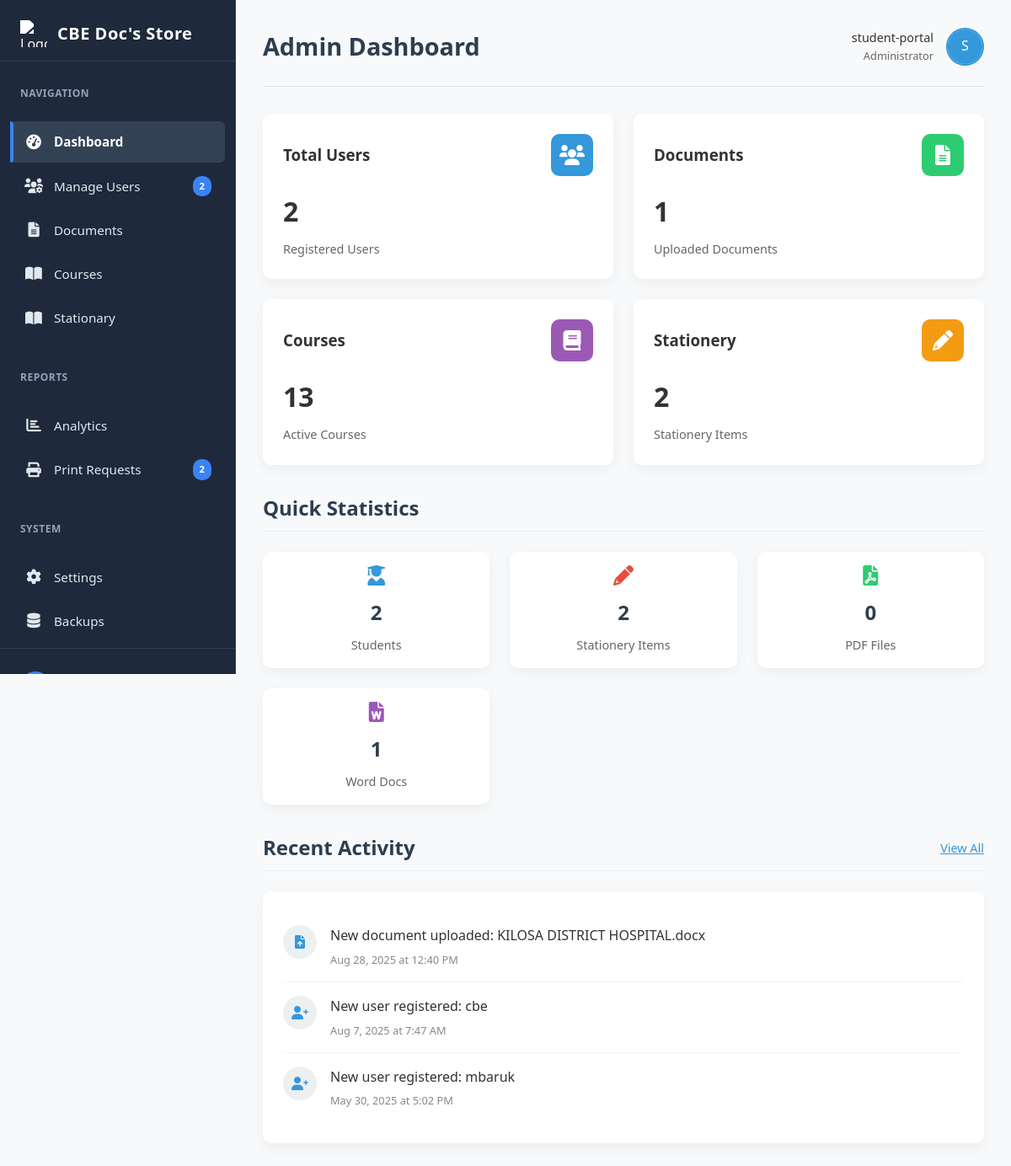
The app's page /admin/admin_dashboard.php (signed in), older data.
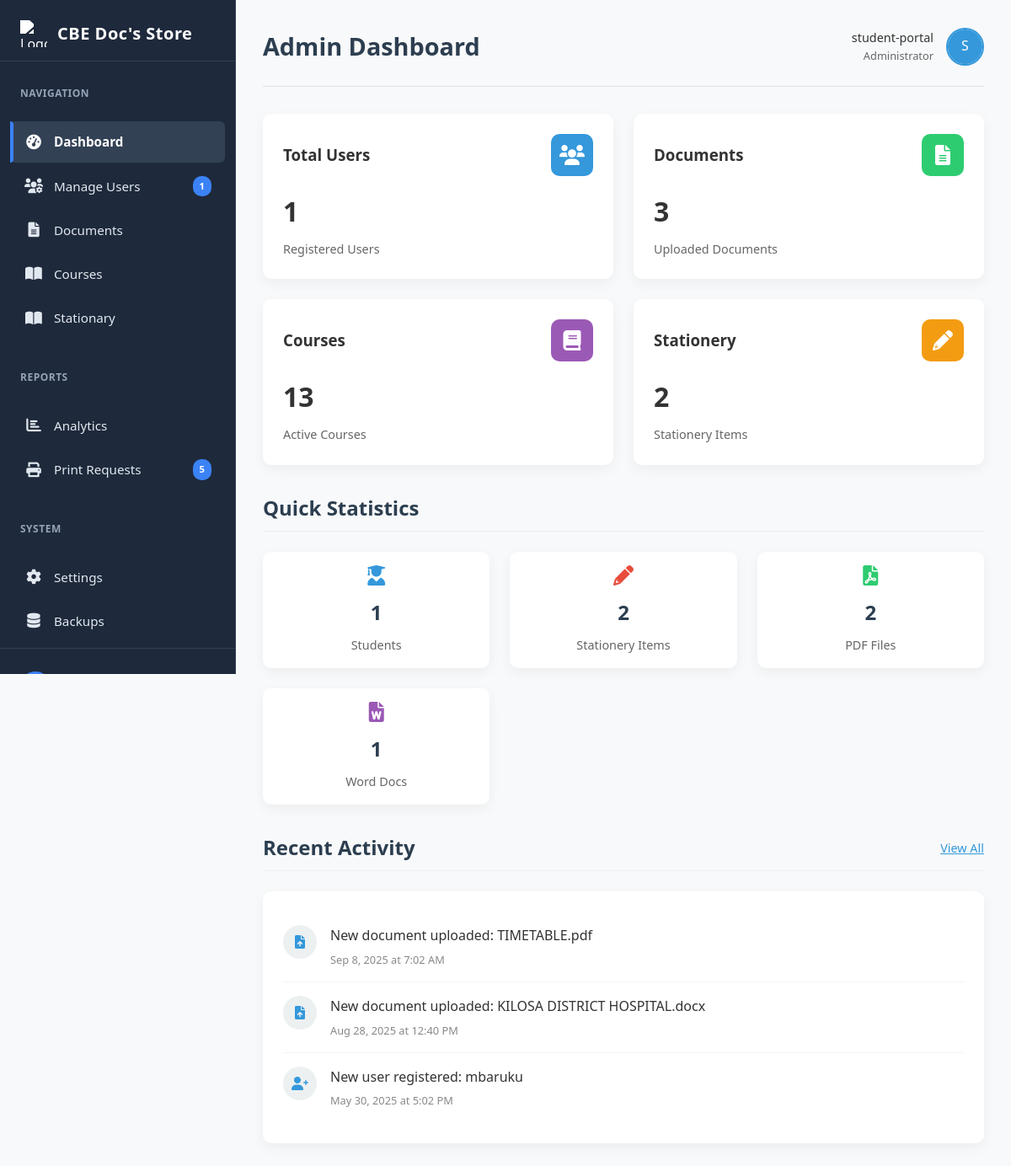
The same page, newer data.
### tables this page shows
CREATE TABLE `first_year_sem1_documents` (
  `doc_id` int(11) NOT NULL,
  `course_id` int(11) NOT NULL,
  `doc_type` varchar(50) NOT NULL,
  `title` varchar(255) NOT NULL,
  `description` text DEFAULT NULL,
  `file_path` varchar(255) NOT NULL,
  `file_name` varchar(255) NOT NULL,
  `file_size` int(11) NOT NULL,
  `file_type` varchar(20) NOT NULL,
  `level` varchar(20) NOT NULL,
  `uploaded_at` timestamp NULL DEFAULT current_timestamp(),
  `uploaded_by` int(11) DEFAULT NULL,
  `download_count` int(11) DEFAULT 0
);

CREATE TABLE `users` (
  `user_id` int(11) NOT NULL,
  `fullname` varchar(100) NOT NULL,
  `email` varchar(100) NOT NULL,
  `reg` varchar(20) NOT NULL,
  `password` varchar(255) NOT NULL,
  `program` varchar(20) NOT NULL,
  `year` varchar(10) NOT NULL,
  `profile_picture` varchar(255) DEFAULT NULL,
  `created_at` timestamp NULL DEFAULT current_timestamp(),
  `email_notifications` tinyint(1) DEFAULT 1,
  `course_updates` tinyint(1) DEFAULT 1,
  `assignment_alerts` tinyint(1) DEFAULT 1,
  `newsletter` tinyint(1) DEFAULT 1,
  `profile_visibility` tinyint(1) DEFAULT 1,
  `show_email` tinyint(1) DEFAULT 0,
  `data_collection` tinyint(1) DEFAULT 1
);

### admin/admin_dashboard.php (the view, shortened to what the changed rows need)
<?php
include("../connection.php");
$users_count = $conn->query("SELECT COUNT(*) as total FROM users")->fetch_assoc()['total'];
$document_tables = [
    'first_year_sem1_documents',
    'first_year_sem2_documents',
    'second_year_sem1_documents',
    'second_year_sem2_documents',
    'third_year_sem1_documents',
    'third_year_sem2_documents',
    'fourth_year_sem1_documents',
    'fourth_year_sem2_documents'
];
$documents_count = 0;
foreach ($document_tables as $table) {
    $result = $conn->query("SELECT COUNT(*) as total FROM $table");
    if ($result) {
        $documents_count += $result->fetch_assoc()['total'];
    }
}
$pdf_count = 0;
foreach ($document_tables as $table) {
    $result = $conn->query("SELECT COUNT(*) as total FROM $table WHERE file_type = 'pdf'");
    if ($result) {
        $pdf_count += $result->fetch_assoc()['total'];
    }
}
$activities = [];
$user_activities = $conn->query("SELECT fullname as title, created_at as date FROM users ORDER BY created_at DESC LIMIT 3");
if ($user_activities) {
    while ($row = $user_activities->fetch_assoc()) {
        $row['type'] = 'user';
        $activities[] = $row;
    }
}
$doc_activities = $conn->query("SELECT file_name as title, uploaded_at as date FROM first_year_sem1_documents ORDER BY uploaded_at DESC LIMIT 2");
if ($doc_activities) {
    while ($row = $doc_activities->fetch_assoc()) {
        $row['type'] = 'document';
        $activities[] = $row;
    }
}
usort($activities, function($a, $b) {
    return strtotime($b['date']) - strtotime($a['date']);
});
$activities = array_slice($activities, 0, 5);
?>
<!DOCTYPE html>
<html lang="en">
<head>
    <link rel="stylesheet" href="https://cdnjs.cloudflare.com/ajax/libs/font-awesome/6.0.0-beta3/css/all.min.css">
</head>
<body>
    <?php include('sidebar.php'); ?>
    <main class="main-content">
        <div class="top-bar">
            <div class="page-title">
                <h1>Admin Dashboard</h1>
            </div>
        </div>
        <div class="dashboard-cards">
            <div class="card">
                <div class="card-header">
                    <h3>Total Users</h3>
                    <div class="card-icon users">
                    </div>
                </div>
                <div class="card-value"><?php echo $users_count; ?></div>
                <div class="card-title">Registered Users</div>
            </div>
            <div class="card">
                <div class="card-header">
                    <h3>Documents</h3>
                    <div class="card-icon documents">
                    </div>
                </div>
                <div class="card-value"><?php echo $documents_count; ?></div>
                <div class="card-title">Uploaded Documents</div>
            </div>
        </div>
        <div class="section-title">
            <h2>Quick Statistics</h2>
        </div>
        <div class="quick-stats">
            <div class="stat-card">
                <i class="fas fa-user-graduate" style="color: #3498db; font-size: 1.5rem;"></i>
                <div class="stat-value"><?php echo $users_count; ?></div>
                <div class="stat-label">Students</div>
            </div>
            <div class="stat-card">
                <i class="fas fa-file-pdf" style="color: #2ecc71; font-size: 1.5rem;"></i>
                <div class="stat-value"><?php echo $pdf_count; ?></div>
                <div class="stat-label">PDF Files</div>
            </div>
        </div>
        <div class="section-title">
            <h2>Recent Activity</h2>
        </div>
        <div class="recent-activity">
            <ul class="activity-list">
                <?php if (!empty($activities)): ?>
                    <?php foreach ($activities as $activity): ?>
                        <li class="activity-item">
                            <div class="activity-icon">
                                <i class="fas fa-<?php
                                    echo $activity['type'] == 'user' ? 'user-plus' :
                                         ($activity['type'] == 'document' ? 'file-upload' : 'bell');
                                ?>"></i>
                            </div>
                            <div class="activity-content">
                                <div class="activity-text">
                                    <?php
                                    if ($activity['type'] == 'user') {
                                        echo "New user registered: " . htmlspecialchars($activity['title']);
                                    } else if ($activity['type'] == 'document') {
                                        echo "New document uploaded: " . htmlspecialchars($activity['title']);
                                    } else {
                                        echo htmlspecialchars($activity['title']);
                                    }
                                    ?>
                                </div>
                                <div class="activity-time">
                                    <?php
                                    $date = new DateTime($activity['date']);
                                    echo $date->format('M j, Y \a\t g:i A');
                                    ?>
                                </div>
                            </div>
                        </li>
                    <?php endforeach; ?>
                <?php endif; ?>
            </ul>
        </div>
    </main>
</body>
</html>

### admin/sidebar.php (shortened to what the changed rows need)
<?php
include("../connection.php");
$pending_print_count = 0;
$total_users_count = 0;
$pending_query = "SELECT COUNT(*) as count FROM print_jobs WHERE status = 'pending'";
$pending_result = $conn->query($pending_query);
if ($pending_result) {
    $pending_print_count = $pending_result->fetch_assoc()['count'];
}
$users_query = "SELECT COUNT(*) as count FROM users";
$users_result = $conn->query($users_query);
if ($users_result) {
    $total_users_count = $users_result->fetch_assoc()['count'];
}
?>
<div class="sidebar" id="sidebar">
    <ul class="sidebar-menu">
        <li>
            <a href="manage_users.php" class="<?php echo basename($_SERVER['PHP_SELF']) == 'manage_users.php' ? 'active' : '' ?>">
                <i class="fas fa-users-cog"></i>
                <span>Manage Users</span>
                <span class="badge"><?php echo $total_users_count; ?></span>
            </a>
        </li>
    </ul>
    <ul class="sidebar-menu">
        <li>
            <a href="print_requests.php" class="<?php echo basename($_SERVER['PHP_SELF']) == 'print_requests.php' ? 'active' : '' ?>">
                <i class="fas fa-print"></i>
                <span>Print Requests</span>
                <span class="badge"><?php echo $pending_print_count; ?></span>
            </a>
        </li>
    </ul>
</div>

Row changes from the older to the newer data that the page shows:
removed users: fullname "cbe", created_at "Aug 7, 2025 at 7:47 AM"
added first_year_sem1_documents: file_name "TIMETABLE.pdf", uploaded_at "Sep 8, 2025 at 7:02 AM"
changed users: fullname "mbaruk" → "mbaruku"
Text that changed along with them:
$total_users_count: "2" → "1"
$pending_print_count: "2" → "5"
$users_count: "2" → "1"
$documents_count: "1" → "3"
$pdf_count: "0" → "2"
